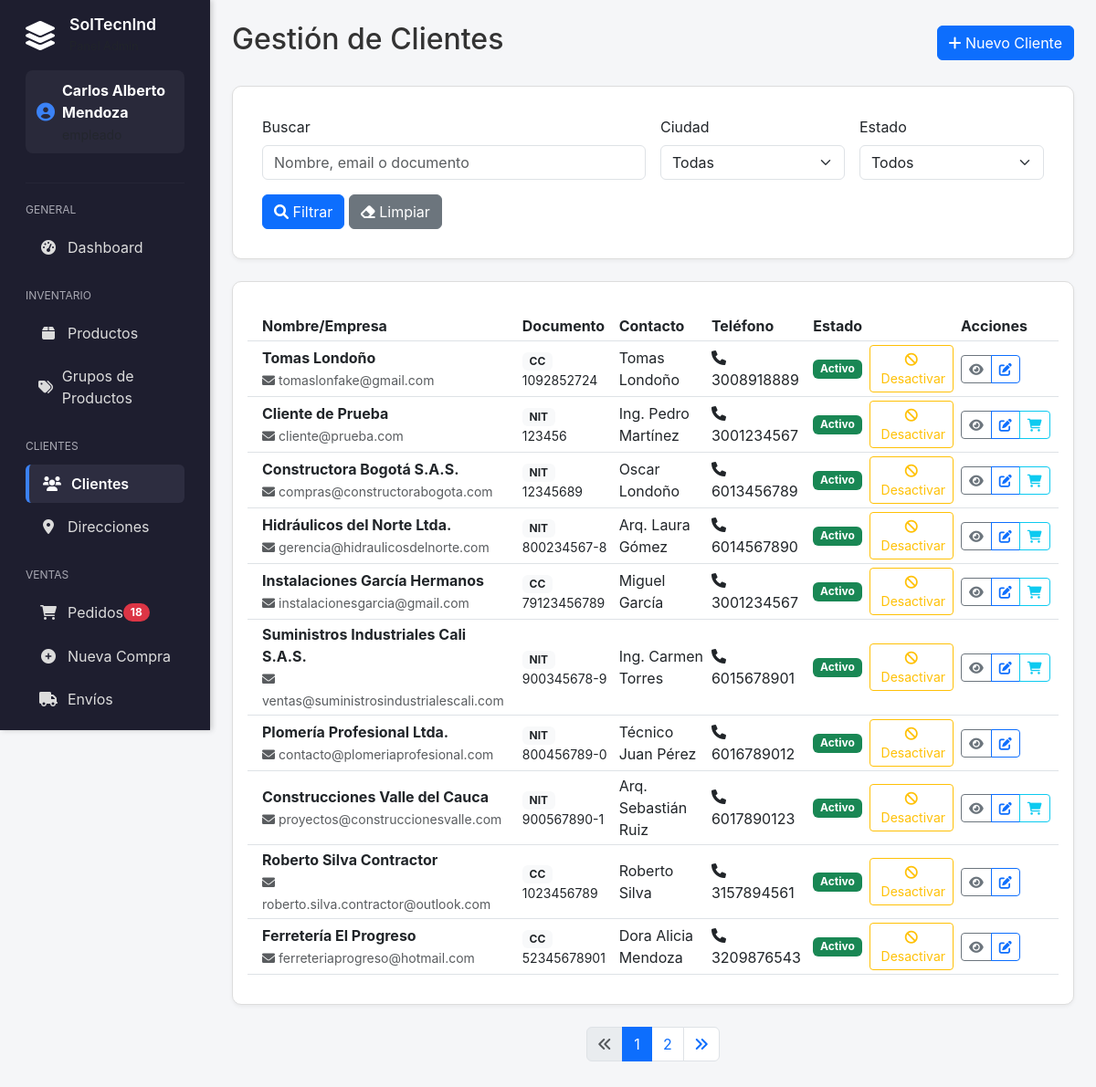
/admin/clientes.php (signed in), run on the app's committed database.
### tables this page shows
CREATE TABLE `clientes` (
  `id` int(11) NOT NULL,
  `nombre` varchar(255) NOT NULL,
  `numero_documento` varchar(50) NOT NULL,
  `tipo_documento` enum('CC','NIT','CE','TI') DEFAULT 'CC',
  `email` varchar(255) DEFAULT NULL,
  `telefono` varchar(20) DEFAULT NULL,
  `direccion_principal` text DEFAULT NULL,
  `ciudad` varchar(100) DEFAULT NULL,
  `contacto_principal` varchar(255) DEFAULT NULL,
  `empleado_asignado` int(11) DEFAULT NULL,
  `activo` tinyint(1) DEFAULT 1,
  `created_at` timestamp NOT NULL DEFAULT current_timestamp(),
  `updated_at` timestamp NOT NULL DEFAULT current_timestamp() ON UPDATE current_timestamp()
);

### admin/clientes.php (the view, shortened to what this page needs)
<?php
require_once '../includes/LayoutManager.php';
$pdo = getConnection();
$search = trim(filter_input(INPUT_GET, 'search', FILTER_UNSAFE_RAW) ?? '');
$ciudad_filter = trim(filter_input(INPUT_GET, 'ciudad', FILTER_UNSAFE_RAW) ?? '');
$activo_filter = isset($_GET['activo']) ? $_GET['activo'] : '';
$page = max(1, (int)filter_input(INPUT_GET, 'page', FILTER_VALIDATE_INT) ?: 1);
$limit = 10;
$offset = ($page - 1) * $limit;
$params = [];
$where_clause = '';
$count_sql = "SELECT COUNT(*) FROM clientes c $where_clause";
$stmt = $pdo->prepare($count_sql);
$stmt->execute($params);
$total_clientes = (int)$stmt->fetchColumn();
$total_pages = $total_clientes > 0 ? (int)ceil($total_clientes / $limit) : 1;
$sql = "SELECT c.*,
               COUNT(DISTINCT p.id) AS pedidos_count,
               COUNT(DISTINCT dc.id) AS descuentos_count,
               e.nombre AS empleado_asignado_nombre
        FROM clientes c
        LEFT JOIN empleados e ON c.empleado_asignado = e.id
        LEFT JOIN pedidos p ON c.id = p.cliente_id
        LEFT JOIN descuentos_clientes dc ON c.id = dc.cliente_id
        $where_clause
        GROUP BY c.id
        ORDER BY c.created_at DESC
        LIMIT :limit OFFSET :offset";
$stmt = $pdo->prepare($sql);
$stmt->bindValue(':limit', $limit, PDO::PARAM_INT);
$stmt->bindValue(':offset', $offset, PDO::PARAM_INT);
$stmt->execute();
$clientes = $stmt->fetchAll(PDO::FETCH_ASSOC);
?>
<div class="d-flex justify-content-between align-items-center mb-4">
    <h2>Gestión de Clientes</h2>
    <button type="button" class="btn btn-primary" data-bs-toggle="modal" data-bs-target="#clienteModal">
        <i class="fas fa-plus"></i> Nuevo Cliente
    </button>
</div>
<div class="card mb-4">
    <div class="card-body">
        <form method="GET" class="row g-3">
            <div class="col-md-6">
                <label for="search" class="form-label">Buscar</label>
                <input type="text" class="form-control" id="search" name="search" value="<?php echo htmlspecialchars($search); ?>" placeholder="Nombre, email o documento">
            </div>
            <div class="col-md-3">
                <label for="ciudad" class="form-label">Ciudad</label>
                <select class="form-select" id="ciudad" name="ciudad">
                    <option value="">Todas</option>
                </select>
            </div>
            <div class="col-md-3">
                <label for="activo" class="form-label">Estado</label>
                <select class="form-select" id="activo" name="activo">
                    <option value="">Todos</option>
                </select>
            </div>
            <div class="col-12">
                <button type="submit" class="btn btn-primary">
                    <i class="fas fa-search"></i> Filtrar
                </button>
                <a href="clientes.php" class="btn btn-secondary">
                    <i class="fas fa-eraser"></i> Limpiar
                </a>
            </div>
        </form>
    </div>
</div>
<div class="card">
    <div class="card-body px-0">
        <div class="table-responsive">
            <table class="table table-hover table-sm align-middle mb-0">
                <thead>
                    <tr>
                        <th class="px-3" style="width:25%">Nombre/Empresa</th>
                        <th style="width:15%">Documento</th>
                        <th style="width:20%">Contacto</th>
                        <th style="width:15%">Teléfono</th>
                        <th style="width:10%">Estado</th>
                        <th style="width:15%">Acciones</th>
                    </tr>
                </thead>
                <tbody>
                    <?php if (empty($clientes)): ?>
                        <tr>
                            <td colspan="6" class="text-center py-4"><p class="text-muted mb-0">No hay clientes disponibles</p></td>
                        </tr>
                    <?php else: ?>
                        <?php foreach ($clientes as $cliente): ?>
                            <tr>
                                <td class="px-3">
                                    <div class="fw-bold"><?php echo htmlspecialchars($cliente['nombre']); ?></div>
                                    <small class="text-muted">
                                        <?php if (!empty($cliente['email'])): ?>
                                            <i class="fas fa-envelope me-1"></i><?php echo htmlspecialchars($cliente['email']); ?>
                                        <?php endif; ?>
                                    </small>
                                </td>
                                <td>
                                    <span class="badge bg-light text-dark"><?php echo htmlspecialchars($cliente['tipo_documento']); ?></span>
                                    <small class="d-block"><?php echo htmlspecialchars($cliente['numero_documento']); ?></small>
                                </td>
                                <td><?php echo !empty($cliente['contacto_principal']) ? htmlspecialchars($cliente['contacto_principal']) : '<span class="text-muted">--</span>'; ?></td>
                                <td><?php echo !empty($cliente['telefono']) ? '<i class="fas fa-phone me-1"></i> ' . htmlspecialchars($cliente['telefono']) : '<span class="text-muted">--</span>'; ?></td>
                                <td>
                                    <div class="d-flex align-items-center gap-2">
                                        <span class="badge bg-<?php echo $cliente['activo'] ? 'success' : 'secondary'; ?>"><?php echo $cliente['activo'] ? 'Activo' : 'Inactivo'; ?></span>
                                        <form method="POST" style="display:inline;">
                                            <button type="submit" class="btn btn-sm btn-outline-<?php echo $cliente['activo'] ? 'warning' : 'success'; ?>" title="<?php echo $cliente['activo'] ? 'Desactivar' : 'Activar'; ?> cliente">
                                                <i class="fas fa-<?php echo $cliente['activo'] ? 'ban' : 'check'; ?>"></i>
                                                <span class="d-none d-md-inline ms-1"><?php echo $cliente['activo'] ? 'Desactivar' : 'Activar'; ?></span>
                                            </button>
                                        </form>
                                    </div>
                                </td>
                                <td>
                                    <div class="btn-group">
                                        <button type="button" class="btn btn-sm btn-outline-secondary" onclick='verDetallesCliente(<?php echo json_encode($cliente, JSON_HEX_APOS | JSON_HEX_QUOT); ?>)'><i class="fas fa-eye"></i></button>
                                        <button type="button" class="btn btn-sm btn-outline-primary" onclick='editCliente(<?php echo json_encode($cliente, JSON_HEX_APOS | JSON_HEX_QUOT); ?>)'><i class="fas fa-edit"></i></button>
                                        <?php if (!empty($cliente['pedidos_count']) && $cliente['pedidos_count'] > 0): ?>
                                            <button type="button" class="btn btn-sm btn-outline-info" onclick="verPedidos(<?php echo (int)$cliente['id']; ?>)"><i class="fas fa-shopping-cart"></i></button>
                                        <?php endif; ?>
                                    </div>
                                </td>
                            </tr>
                        <?php endforeach; ?>
                    <?php endif; ?>
                </tbody>
            </table>
        </div>
    </div>
</div>
<?php if ($total_pages > 1): ?>
<nav aria-label="Paginación" class="mt-4">
    <ul class="pagination justify-content-center">
        <li class="page-item <?php echo $page <= 1 ? 'disabled' : ''; ?>">
            <a class="page-link" href="?page=1&search=<?php echo urlencode($search); ?>&ciudad=<?php echo urlencode($ciudad_filter); ?>&activo=<?php echo urlencode($activo_filter); ?>"><i class="fas fa-angle-double-left"></i></a>
        </li>
        <?php for ($i = max(1, $page - 2); $i <= min($total_pages, $page + 2); $i++): ?>
            <li class="page-item <?php echo $i === $page ? 'active' : ''; ?>"><a class="page-link" href="?page=<?php echo $i; ?>&search=<?php echo urlencode($search); ?>&ciudad=<?php echo urlencode($ciudad_filter); ?>&activo=<?php echo urlencode($activo_filter); ?>"><?php echo $i; ?></a></li>
        <?php endfor; ?>
        <li class="page-item <?php echo $page >= $total_pages ? 'disabled' : ''; ?>">
            <a class="page-link" href="?page=<?php echo $total_pages; ?>&search=<?php echo urlencode($search); ?>&ciudad=<?php echo urlencode($ciudad_filter); ?>&activo=<?php echo urlencode($activo_filter); ?>"><i class="fas fa-angle-double-right"></i></a>
        </li>
    </ul>
</nav>
<?php endif; ?>

### data on the page
clientes: nombre "Tomas Londoño", email "tomaslonfake@gmail.com", tipo_documento "CC", numero_documento "1092852724", contacto_principal "Tomas Londoño", telefono "3008918889", activo "Activo"
clientes: nombre "Cliente de Prueba", email "cliente@prueba.com", tipo_documento "NIT", numero_documento "123456", contacto_principal "Ing. Pedro Martínez", telefono "3001234567", activo "Activo"
clientes: nombre "Constructora Bogotá S.A.S.", email "compras@constructorabogota.com", tipo_documento "NIT", numero_documento "12345689", contacto_principal "Oscar Londoño", telefono "6013456789", activo "Activo"
clientes: nombre "Hidráulicos del Norte Ltda.", email "gerencia@hidraulicosdelnorte.com", tipo_documento "NIT", numero_documento "800234567-8", contacto_principal "Arq. Laura Gómez", telefono "6014567890", activo "Activo"
clientes: nombre "Instalaciones García Hermanos", email "instalacionesgarcia@gmail.com", tipo_documento "CC", numero_documento "79123456789", contacto_principal "Miguel García", telefono "3001234567", activo "Activo"
clientes: nombre "Suministros Industriales Cali S.A.S.", email "ventas@suministrosindustrialescali.com", tipo_documento "NIT", numero_documento "900345678-9", contacto_principal "Ing. Carmen Torres", telefono "6015678901", activo "Activo"
clientes: nombre "Plomería Profesional Ltda.", email "contacto@plomeriaprofesional.com", tipo_documento "NIT", numero_documento "800456789-0", contacto_principal "Técnico Juan Pérez", telefono "6016789012", activo "Activo"
clientes: nombre "Construcciones Valle del Cauca", email "proyectos@construccionesvalle.com", tipo_documento "NIT", numero_documento "900567890-1", contacto_principal "Arq. Sebastián Ruiz", telefono "6017890123", activo "Activo"
clientes: nombre "Roberto Silva Contractor", email "roberto.silva.contractor@outlook.com", tipo_documento "CC", numero_documento "1023456789", contacto_principal "Roberto Silva", telefono "3157894561", activo "Activo"
clientes: nombre "Ferretería El Progreso", email "ferreteriaprogreso@hotmail.com", tipo_documento "CC", numero_documento "52345678901", contacto_principal "Dora Alicia Mendoza", telefono "3209876543", activo "Activo"

### other printed values
$config['title'] "SolTecnInd"
$_SESSION['nombre'] "Carlos Alberto Mendoza"
$cat "GENERAL"
$item['text'] "Dashboard"
$cat "INVENTARIO"
$item['text'] "Productos"
$item['text'] "Grupos de Productos"
$cat "CLIENTES"
$item['text'] "Clientes"
$item['text'] "Direcciones"
$cat "VENTAS"
$item['text'] "Pedidos"
$count "18"
$item['text'] "Nueva Compra"
$item['text'] "Envíos"
